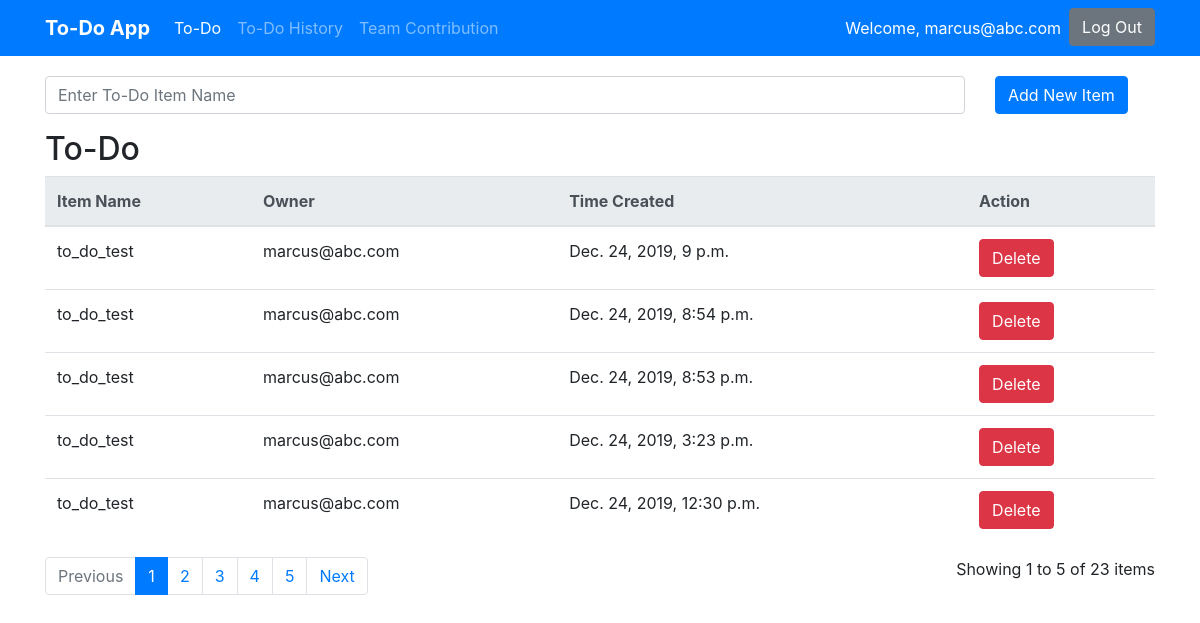
Page /To_do_page/ (signed in) on the earlier database version.
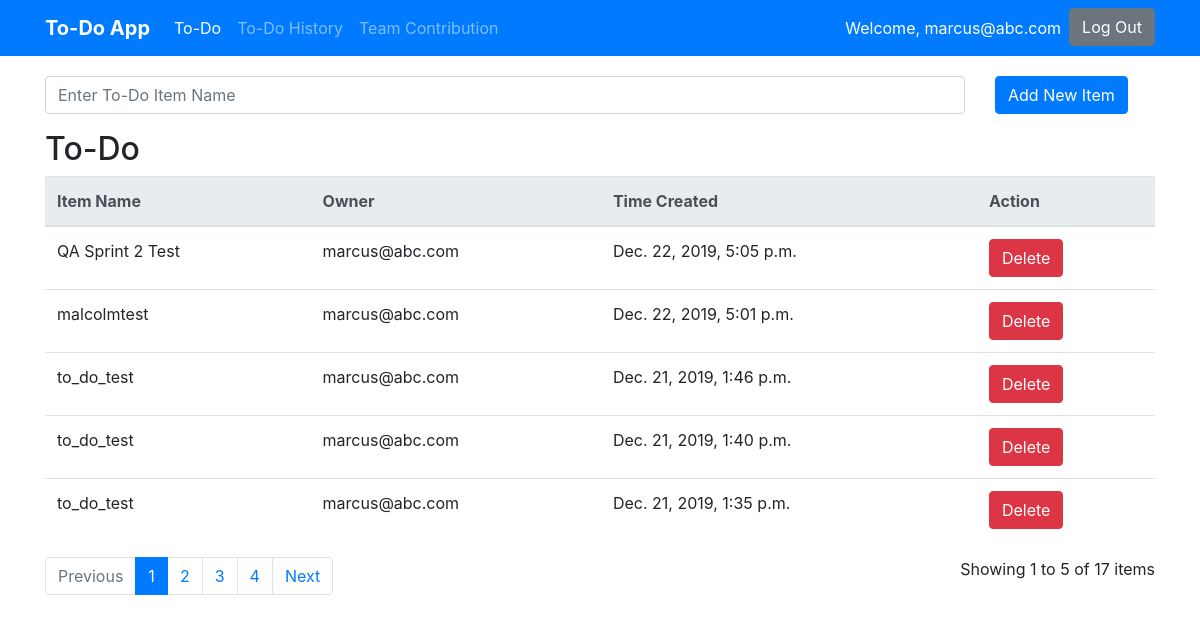
Same page on the later database version.
### To_do_page/models.py (models this page shows)
class ToDoItem(models.Model):
    owner = models.CharField(max_length=100)
    Todo = models.TextField()
    Timecreated = models.DateTimeField()

### To_do_page/views.py (the view, shortened to what this page needs)
# urls.py: path('To_do_page/', todoGreeting, name='todopage'),
def todoGreeting(request):
    context = {}
    own = get_user(request)
    all_todo = ToDoItem.objects.all().filter(owner=own).order_by('-Timecreated')
    paginator = Paginator(all_todo, 5)
    page = request.GET.get('page')
    if page is not None:
        all_todo = paginator.get_page(page)
        context['all_items'] = all_todo
    else:
        all_todo = paginator.get_page(1)
        context['all_items'] = all_todo
    return render(request, 'to_do.html', context)

### To_do_page/templates/to_do.html (shortened to what this page needs)
{% extends 'base.html' %}
{% block content %}
{% if user.is_authenticated %}
<form action="{% url 'todopage' %}" method="post">
	<div class="row">
			<div class="col-sm-8 col-md-9 col-lg-10">
				<div class="form-group" id="form-container">
					<input type="text" class="form-control" id="Todo" name="Todo" placeholder="Enter To-Do Item Name" required>
				</div>
			</div>
			<div class="col-sm-4 col-md-3 col-lg-2">
				<div id="add-btn-container">
					<button class="btn btn-primary" type="submit">Add New Item</button>
				</div>
			</div>
	</div>
</form>
<h2>To-Do</h2>
<table class="table" id="to-do-table">
	<thead class="thead-light">
		<tr>
			<th>Item Name</th>
			<th>Owner</th>
			<th>Time Created</th>
			<th>Action</th>
		</tr>
	</thead>
	<tbody>
		{% for todo_item in all_items %}
		<tr>
			<td name="todo">{{ todo_item.Todo }}</td>
			<td name="owner">{{ todo_item.owner }}</td>
			<td name="time_created">{{ todo_item.Timecreated }}</td>
			<td name="action">
				<form action="/deleteTodo/{{todo_item.id}}/{{todo_item.owner}}/{{todo_item.Todo}}/" method="post">
					<button name="delete" class="btn btn-danger" type="submit">Delete</button>
				</form>
			</td>
		</tr>
		{% endfor %}
	</tbody>
</table>
<div class="row">
	<div class="col-sm-8">
		{% if all_items.has_other_pages %}
		<ul class="pagination">
		  {% if all_items.has_previous %}
			<li class="page-item"><a class="page-link" href="?page={{ all_items.previous_page_number }}">Previous</a></li>
		  {% else %}
			<li class="page-item disabled"><span class="page-link">Previous</span></li>
		  {% endif %}
		  {% for i in all_items.paginator.page_range %}
			{% if all_items.number == i %}
			  <li class="page-item active"><span class="page-link">{{ i }} <span class="sr-only">(current)</span></span></li>
			{% else %}
			  <li class="page-item"><a class="page-link" href="?page={{ i }}">{{ i }}</a></li>
			{% endif %}
		  {% endfor %}
		  {% if all_items.has_next %}
			<li class="page-item"><a class="page-link" href="?page={{ all_items.next_page_number }}">Next</a></li>
		  {% else %}
			<li class="page-item disabled"><span class="page-link">Next</span></li>
		  {% endif %}
		</ul>
	  {% endif %}
	</div>
	<div class="col-sm-4">
		<p id="pagination-count">Showing {{ all_items.start_index }} to {{ all_items.end_index }} of {{ all_items.paginator.count }} items</p>
	</div>
</div>
{% else %}
<p class='error_msg'>You are not logged in</p>
<a class="btn btn-primary" href="{% url 'login' %}">Login</a>
{% endif %}
{% endblock %}

Differences in the rows shown:
removed ToDoItem: Todo "to_do_test", owner "marcus@abc.com", Timecreated "Dec. 24, 2019, 9 p.m."
removed ToDoItem: Todo "to_do_test", owner "marcus@abc.com", Timecreated "Dec. 24, 2019, 8:54 p.m."
removed ToDoItem: Todo "to_do_test", owner "marcus@abc.com", Timecreated "Dec. 24, 2019, 8:53 p.m."
removed ToDoItem: Todo "to_do_test", owner "marcus@abc.com", Timecreated "Dec. 24, 2019, 3:23 p.m."
removed ToDoItem: Todo "to_do_test", owner "marcus@abc.com", Timecreated "Dec. 24, 2019, 12:30 p.m."
now on this page (row unchanged): ToDoItem: Todo "QA Sprint 2 Test", owner "marcus@abc.com", Timecreated "Dec. 22, 2019, 5:05 p.m."
now on this page (row unchanged): ToDoItem: Todo "malcolmtest", owner "marcus@abc.com", Timecreated "Dec. 22, 2019, 5:01 p.m."
now on this page (row unchanged): ToDoItem: Todo "to_do_test", owner "marcus@abc.com", Timecreated "Dec. 21, 2019, 1:46 p.m."
now on this page (row unchanged): ToDoItem: Todo "to_do_test", owner "marcus@abc.com", Timecreated "Dec. 21, 2019, 1:40 p.m."
now on this page (row unchanged): ToDoItem: Todo "to_do_test", owner "marcus@abc.com", Timecreated "Dec. 21, 2019, 1:35 p.m."
Other differences:
{{ all_items.paginator.count }}: "23" → "17"
list line gone: "5"
